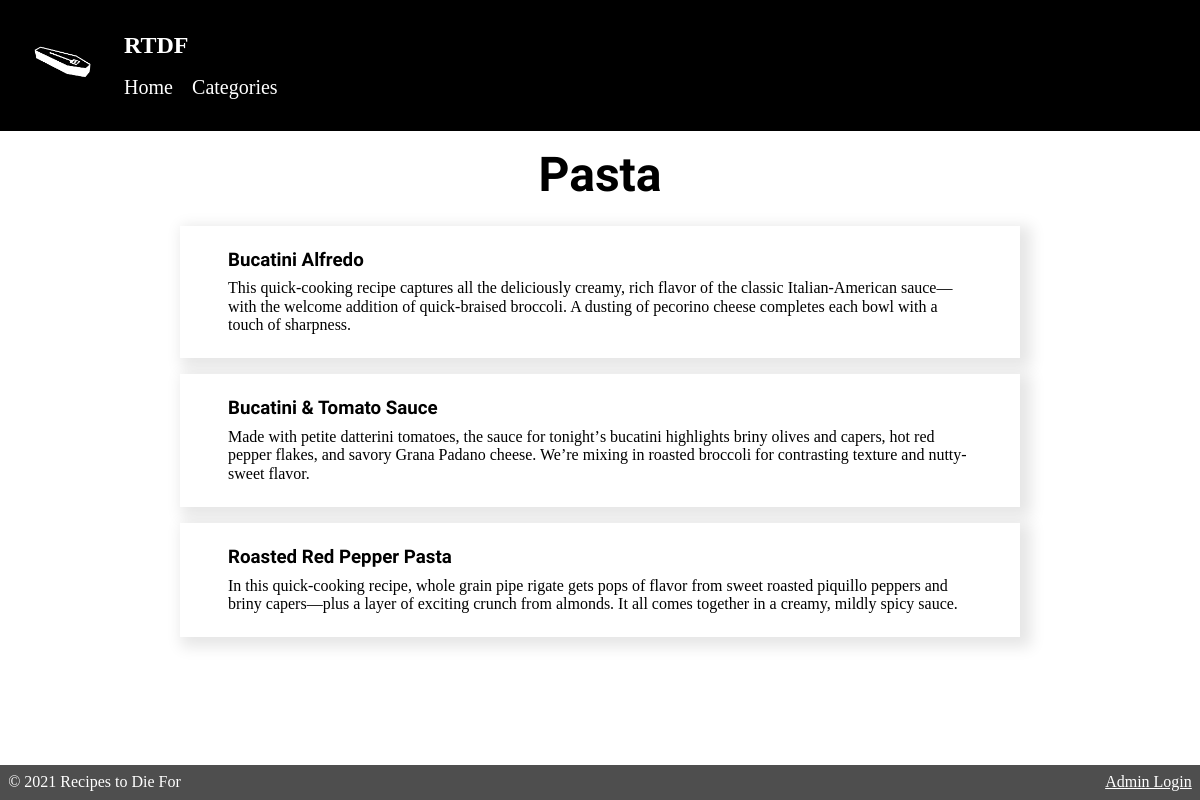
Screenshot of /final/categoryopen.php?recipe_category=Pasta with the database file from the repository.
### tables this page shows
CREATE TABLE `recipe` (
  `id` int(11) NOT NULL,
  `recipe_title` varchar(250) NOT NULL,
  `recipe_desc` varchar(600) NOT NULL,
  `recipe_steps` varchar(4000) NOT NULL,
  `recipe_category` varchar(250) NOT NULL,
  `file_path` varchar(250) NOT NULL,
  `date_created` datetime NOT NULL,
  `date_updated` datetime NOT NULL
);

### final/category-build.php (the view)
<h1 class="open-cat-title"><?php echo $category ?></h1>
<?php
while ($row = mysqli_fetch_assoc($results)) {
  echo "<a href='recipe.php?id=" . $row['id'] . "'>";
	echo "<div class='category-card'>";
	echo "<h3>".$row['recipe_title']."</h3> <p>".$row['recipe_desc']."</p>";
	echo "</div>";
	echo "</a>";
}
?>

### final/css/main.css (style rules this page uses)
* { box-sizing: border-box; margin: 0; padding: 0; }
h1 { margin: 0; font-size: 3rem; padding-bottom: 0.5rem; font-family: 'Zen Antique Soft', serif; }
h3 { font-family: 'Zen Antique Soft', serif; padding-bottom: 0.5rem; }
a { text-decoration: none; }
body { margin-bottom: 3rem; }
.category-card { display: flex; flex-direction: column; background-image: linear-gradient(rgb(0, 0, 0), rgb(0, 0, 0)); background-position: 0% 100%; background-repeat: no-repeat; background-size: 0% 100%; display: flex; background-color: white; box-shadow: 6px 5px 14px 5px rgba(0,0,0,0.1); padding: 1.5rem 3rem; width: 70vw; color: rgb(0, 0, 0);; justify-content: center; transition: background-size .5s, color .5s; margin: 0.5rem; }
.open-cat-title { padding: 1rem; }

### rows the page displays
recipe: recipe_title "Bucatini Alfredo", recipe_desc "This quick-cooking recipe captures all the deliciously creamy, rich flavor of the classic Italian-American sauce—with the welcome addition of quick-braised broccoli. A dusting of pecorino cheese completes each bowl with a touch of sharpness."
recipe: recipe_title "Bucatini & Tomato Sauce", recipe_desc "Made with petite datterini tomatoes, the sauce for tonightʼs bucatini highlights briny olives and capers, hot red pepper flakes, and savory Grana Padano cheese. Weʼre mixing in roasted broccoli for contrasting texture and nutty-sweet flavor."
recipe: recipe_title "Roasted Red Pepper Pasta", recipe_desc "In this quick-cooking recipe, whole grain pipe rigate gets pops of flavor from sweet roasted piquillo peppers and briny capers—plus a layer of exciting crunch from almonds. It all comes together in a creamy, mildly spicy sauce."

### other values shown
$category "Pasta"
